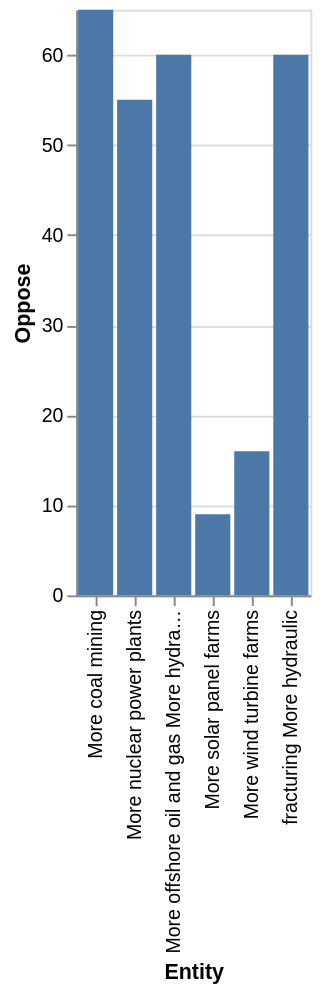

Vega-Lite specification stored for this chart:
### Vega-Lite specification from a JSON file in a GitHub repository (floating-point values rounded to 4 significant figures)
{"$schema": "https://vega.github.io/schema/vega-lite/v5.json", "description": "Bar chart auto-generated from CSV", "data": {"values": [{"Entity": "More coal mining", "Oppose": 65}, {"Entity": "fracturing More hydraulic", "Oppose": 60}, {"Entity": "More offshore oil and gas More hydraulic fracturing", "Oppose": 60}, {"Entity": "More nuclear power plants", "Oppose": 55}, {"Entity": "More wind turbine farms", "Oppose": 16}, {"Entity": "More solar panel farms", "Oppose": 9}]}, "mark": "bar", "encoding": {"x": {"field": "Entity", "type": "ordinal"}, "y": {"field": "Oppose", "type": "quantitative"}}}
